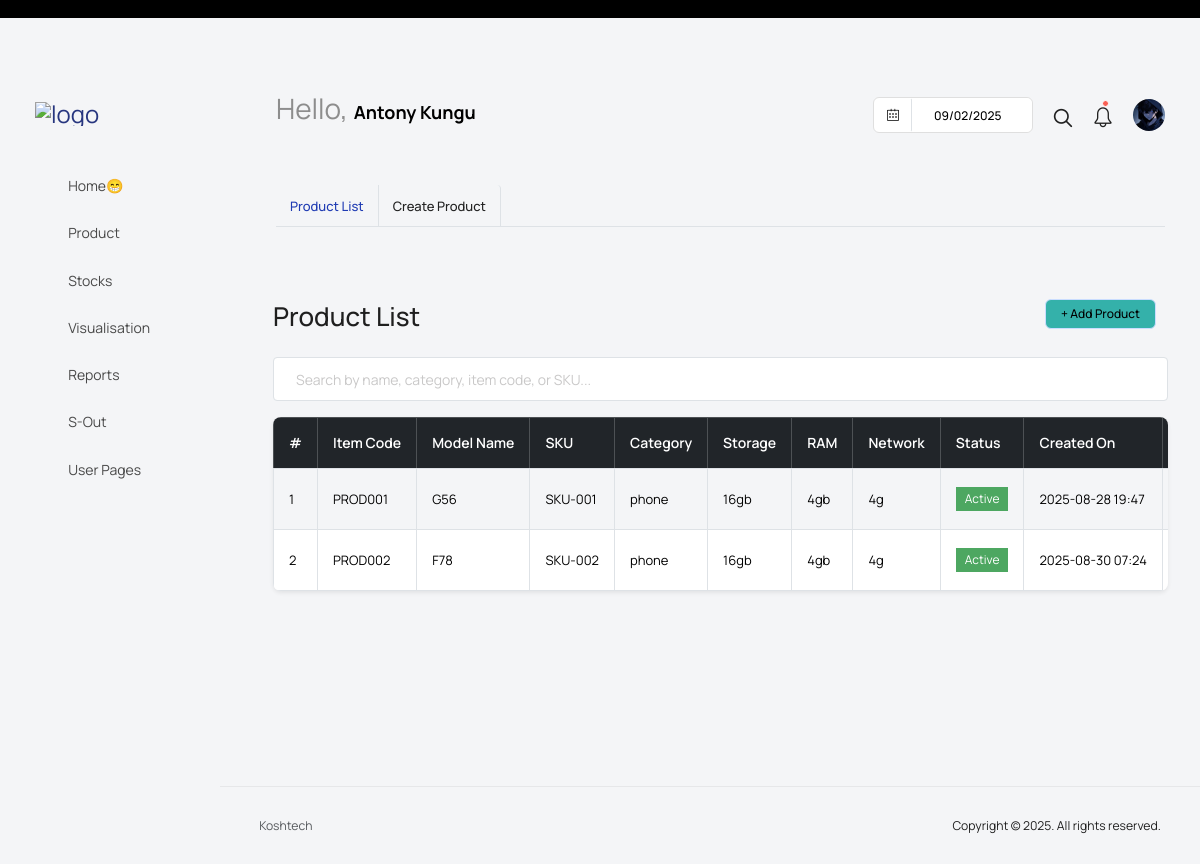
The app's page /list-products/ (signed in) with its own data.
### manage_users/models.py (models this page shows, shortened)
class CustomUser(AbstractUser):
    ROLE_CHOICES = (
        ("manager", "Manager"),
        ("admin", "Admin"),
        ("sales", "sales"),
    )
    role = models.CharField(max_length=20, choices=ROLE_CHOICES, default="sales")
    is_activated = models.BooleanField(default=False)
    date_of_registration = models.DateTimeField(default=timezone.now)  # ✅ auto timestamp
    groups = models.ManyToManyField(
        Group,
        related_name="customuser_set",
        blank=True,
        help_text="The groups this user belongs to.",
    )
    user_permissions = models.ManyToManyField(
        Permission,
        related_name="customuser_set",
        blank=True,
        help_text="Specific permissions for this user.",
    )
    def __str__(self):
        return f"{self.username} ({self.role})"

class Profile(models.Model):
    GENDER_CHOICES = (
        ("male", "Male"),
        ("female", "Female"),
        ("---", "---"),
    )
    user = models.OneToOneField(settings.AUTH_USER_MODEL, on_delete=models.CASCADE, related_name="profile")
    full_name = models.CharField(max_length=200)
    date_of_birth = models.DateField(null=True, blank=True)
    national_id = models.CharField(max_length=50, unique=True)
    date_of_joining = models.DateField(null=True, blank=True)
    gender = models.CharField(max_length=20, blank=True, null=True, choices=GENDER_CHOICES)
    region = models.CharField(max_length=100, blank=True, null=True)
    id_document = models.FileField(upload_to="profile/ids/", blank=True, null=True)
    photo = models.ImageField(upload_to="profile/photos/", blank=True, null=True)

### sales_process/models.py (models this page shows, shortened)
class Product(models.Model):
    STATUS_CHOICES = [
        ('active', 'Active'),
        ('inactive', 'Inactive'),
        ('discontinued', 'Discontinued'),
    ]
    STORAGE_CHOICES = [
        ('16gb', '16GB'),
        ('32gb', '32GB'),
        ('64gb', '64GB'),
        ('128gb', '128GB'),
        ('256gb', '256GB'),
        ('512gb', '512GB'),
        ('1tb', '1TB'),
    ]
    RAM_CHOICES = [
        ('4gb', '4GB'),
        ('8gb', '8GB'),
        ('16gb', '16GB'),
        ('32gb', '32GB'),
        ('64gb', '64GB'),
        ('128gb', '128GB'),
        ('256gb', '256GB'),
        ('512gb', '512GB'),
        ('1tb', '1TB'),
    ]
    NETWORK_CHOICES = [
        ('2g', '2G'),
        ('3g', '3G'),
        ('4g', '4G'),
        ('5g', '5G'),
    ]
    MODEL_CATEGORY_CHOICES = [
        ('phone', 'Phone'),
        ('tablet', 'Tablet'),
        ('laptop', 'Laptop'),
        ('watch', 'Watch'),
    ]
    item_code = models.CharField(max_length=50, unique=True)
    model_name = models.CharField(max_length=100)
    model_sku = models.CharField(max_length=100, unique=True)
    model_category = models.CharField(max_length=100, choices=MODEL_CATEGORY_CHOICES, default='phone')
    model_storage = models.CharField(max_length=50, blank=True, null=True, choices=STORAGE_CHOICES)
    model_ram = models.CharField(max_length=50, blank=True, null=True, choices=RAM_CHOICES)
    price = models.DecimalField(max_digits=10, decimal_places=2,default=0)
    network = models.CharField(max_length=100, blank=True, null=True, choices=NETWORK_CHOICES)
    other_specifications = models.TextField(blank=True, null=True)
    created_on = models.DateTimeField(auto_now_add=True)
    created_by = models.ForeignKey(
        settings.AUTH_USER_MODEL,
        on_delete=models.SET_NULL,
        null=True,
        related_name="products_created"
    )
    status = models.CharField(
        max_length=20,
        choices=STATUS_CHOICES,
        default='active'
    )

### sales_process/views.py (the view)
# urls.py: path('list-products/', list_products, name='list-products'),
@login_required
def list_products(request):
    products = Product.objects.all()
    return render(request, "sales_process/list_products.html", {"products": products})

### sales_process/templates/sales_process/list_products.html (shortened to what this page needs)
{% extends 'configs/base.html' %}
{% load widget_tweaks %}
{% block mainContent %}
 <div class="content-wrapper">
            <div class="row">
              <div class="col-sm-12">
                <div class="home-tab">
                  <div class="d-sm-flex align-items-center justify-content-between border-bottom">
                    {% include 'sales_process/nav_links.html' %}
                  </div>
                  <div class="tab-content tab-content-basic">
                    <div class="tab-pane fade show active" id="create-user" role="tabpanel" aria-labelledby="overview">
                      <div class="row">
                      <div class="container mt-5">
  <div class="d-flex justify-content-between align-items-center mb-3">
    <h2>Product List</h2>
    <a href="" class="btn btn-success">+ Add Product</a>
  </div>
  <form method="get" class="mb-3">
    <div class="input-group ">
      <input type="text" name="q"  class="form-control" name="query" hx-get="{% url 'filter-products' %}" hx-target="#productTable" hx-trigger="keyup changed delay:500ms" placeholder="Search by name, category, item code, or SKU...">
    </div>
  </form>
  <div class="table-responsive shadow-sm rounded" id="productTable">
    {% include 'sales_process/list_products_table.html' %}
  </div>
  </div>
                      </div>
                    </div>
                 </div>
                </div>
              </div>
            </div>
          </div>
{% endblock mainContent %}

### configs/templates/configs/base.html (shortened to what this page needs)
{% load static %}
<!DOCTYPE html>
<html lang="en">
  <head>
    <link rel="stylesheet" href="{% static 'assets/vendors/feather/feather.css' %}">
    <link rel="stylesheet" href="{% static 'assets/vendors/mdi/css/materialdesignicons.min.css' %}">
    <link rel="stylesheet" href="{% static 'assets/vendors/ti-icons/css/themify-icons.css' %}">
    <link rel="stylesheet" href="{% static 'assets/vendors/font-awesome/css/font-awesome.min.css' %}">
    <link rel="stylesheet" href="{% static 'assets/vendors/typicons/typicons.css' %}">
    <link rel="stylesheet" href="{% static 'assets/vendors/simple-line-icons/css/simple-line-icons.css' %}">
    <link rel="stylesheet" href="{% static 'assets/vendors/css/vendor.bundle.base.css' %}">
    <link rel="stylesheet" href="{% static 'assets/vendors/bootstrap-datepicker/bootstrap-datepicker.min.css' %}">
    <link rel="stylesheet" href="{% static 'assets/vendors/datatables.net-bs4/dataTables.bootstrap4.css' %}">
    <link rel="stylesheet" type="text/css" href="{% static 'assets/js/select.dataTables.min.css' %}">
    <link rel="stylesheet" href="{% static 'assets/css/style.css' %}">
  </head>
  <body class="htmx-transition with-welcome-text">
    <div class="container-scroller">
      <div class="row p-0 m-0 proBanner" id="proBanner">
        <div class="col-md-12 p-0 m-0">
          <div class="card-body card-body-padding px-3 d-flex align-items-center justify-content-between">
          </div>
        </div>
      </div>
      <nav class="navbar default-layout col-lg-12 col-12 p-0 fixed-top d-flex align-items-top flex-row">
        <div class="text-center navbar-brand-wrapper d-flex align-items-center justify-content-start">
          <div>
            <a class="navbar-brand brand-logo" href="index.html">
              <img src="{% static 'assets/images/log.svg' %}" alt="logo" />
            </a>
          </div>
        </div>
        <div class="navbar-menu-wrapper d-flex align-items-top">
          <ul class="navbar-nav">
            <li class="nav-item fw-semibold d-none d-lg-block ms-0">
              <h4 class="welcome-text">Hello, <span class="text-black fw-bold" style="font-size: 18px">{{user.profile.full_name}}</span></h4>
            </li>
          </ul>
          <ul class="navbar-nav ms-auto">
            <li class="nav-item d-none d-lg-block">
              <div id="datepicker-popup" class="input-group date datepicker navbar-date-picker">
                <span class="input-group-addon input-group-prepend border-right">
                  <span class="icon-calendar input-group-text calendar-icon"></span>
                </span>
                <input type="text" class="form-control">
              </div>
            </li>
            <li class="nav-item">
              <form class="search-form" action="#">
                <i class="icon-search"></i>
                <input type="search" class="form-control" placeholder="Search Here" title="Search here">
              </form>
            </li>
            <li class="nav-item dropdown">
              <a class="nav-link count-indicator" id="notificationDropdown" href="#" data-bs-toggle="dropdown">
                <i class="icon-bell"></i>
                <span class="count"></span>
              </a>
            </li>
            <li class="nav-item dropdown d-none d-lg-block user-dropdown">
              <a class="nav-link" id="UserDropdown" href="#" data-bs-toggle="dropdown" aria-expanded="false">
                <img class="img-xs rounded-circle" src="{{user.profile.photo}}" alt="Profile image"> </a>
            </li>
          </ul>
        </div>
      </nav>
      <div class="container-fluid page-body-wrapper">
        <nav class="sidebar sidebar-offcanvas" id="sidebar">
          <ul class="nav">
            <li class="nav-item" hx-boost="true">
              <a class="nav-link" href="{% url 'home' %}" hx-indicator="#newPageSpinner">
                <i class="mdi mdi-grid-large menu-icon"></i>
                <span class="menu-title">Home😁</span>
              </a>
            </li>
            <li class="nav-item">
              <a class="nav-link" data-bs-toggle="collapse" href="#ui-basic" aria-expanded="false" aria-controls="ui-basic" >
                <i class="menu-icon mdi mdi-floor-plan"></i>
                <span class="menu-title">Product</span>
                <i class="menu-arrow"></i>
              </a>
            </li>
            <li class="nav-item">
              <a class="nav-link" data-bs-toggle="collapse" href="#form-elements" aria-expanded="false" aria-controls="form-elements">
                <i class="menu-icon mdi mdi-card-text-outline"></i>
                <span class="menu-title">Stocks</span>
                <i class="menu-arrow"></i>
              </a>
            </li>
            <li class="nav-item">
              <a class="nav-link" data-bs-toggle="collapse" href="#charts" aria-expanded="false" aria-controls="charts">
                <i class="menu-icon mdi mdi-chart-line"></i>
                <span class="menu-title">Visualisation</span>
                <i class="menu-arrow"></i>
              </a>
            </li>
            <li class="nav-item">
              <a class="nav-link" data-bs-toggle="collapse" href="#tables" aria-expanded="false" aria-controls="tables">
                <i class="menu-icon mdi mdi-table"></i>
                <span class="menu-title">Reports</span>
                <i class="menu-arrow"></i>
              </a>
            </li>
            <li class="nav-item">
              <a class="nav-link" data-bs-toggle="collapse" href="#icons" aria-expanded="false" aria-controls="icons">
                <i class="menu-icon mdi mdi-layers-outline"></i>
                <span class="menu-title">S-Out</span>
                <i class="menu-arrow"></i>
              </a>
            </li>
            <li class="nav-item">
              <a class="nav-link" data-bs-toggle="collapse" href="#auth" aria-expanded="false" aria-controls="auth">
                <i class="menu-icon mdi mdi-account-circle-outline"></i>
                <span class="menu-title">User Pages</span>
                <i class="menu-arrow"></i>
              </a>
            </li>
          </ul>
        </nav>
        <div class="main-panel"
   >
          {% block mainContent %}
          {% endblock mainContent %}
          <footer class="footer">
            <div class="d-sm-flex justify-content-center justify-content-sm-between">
              <span class="text-muted text-center text-sm-left d-block d-sm-inline-block">Koshtech</span>
              <span class="float-none float-sm-end d-block mt-1 mt-sm-0 text-center">Copyright © 2025. All rights reserved.</span>
            </div>
          </footer>
        </div>
      </div>
    </div>
  </body>
</html>

### sales_process/templates/sales_process/list_products_table.html
<table class="table table-bordered table-hover table-striped align-middle">
      <thead class="table-dark">
        <tr>
          <th>#</th>
          <th>Item Code</th>
          <th>Model Name</th>
          <th>SKU</th>
          <th>Category</th>
          <th>Storage</th>
          <th>RAM</th>
          <th>Network</th>
          <th>Status</th>
          <th>Created On</th>
          <th>Created By</th>
        </tr>
      </thead>
      <tbody>
        {% for product in products %}
        <tr>
          <td>{{ forloop.counter }}</td>
          <td>{{ product.item_code }}</td>
          <td>{{ product.model_name }}</td>
          <td>{{ product.model_sku }}</td>
          <td>{{ product.model_category }}</td>
          <td>{{ product.model_storage|default:"-" }}</td>
          <td>{{ product.model_ram|default:"-" }}</td>
          <td>{{ product.network|default:"-" }}</td>
          <td>
            <span class="badge
              {% if product.status == 'active' %} bg-success
              {% elif product.status == 'inactive' %} bg-secondary
              {% else %} bg-danger {% endif %}">
              {{ product.get_status_display }}
            </span>
          </td>
          <td>{{ product.created_on|date:"Y-m-d H:i" }}</td>
          <td>{{ product.created_by|default:"-" }}</td>
        </tr>
        {% empty %}
        <tr>
          <td colspan="11" class="text-center text-muted">No products found.</td>
        </tr>
        {% endfor %}
      </tbody>
    </table>

### configs/templates/configs/base.html (style rules this page uses)
body { opacity: 1; transition: opacity 200ms ease-in; }

### records on screen
CustomUser: profile.full_name "Antony Kungu", profile.photo (picture)
Product: item_code "PROD001", model_name "G56", model_sku "SKU-001", model_category "phone", model_storage "16gb", model_ram "4gb", network "4g", status "Active", created_on "2025-08-28 19:47"
Product: item_code "PROD002", model_name "F78", model_sku "SKU-002", model_category "phone", model_storage "16gb", model_ram "4gb", network "4g", status "Active", created_on "2025-08-30 07:24"
